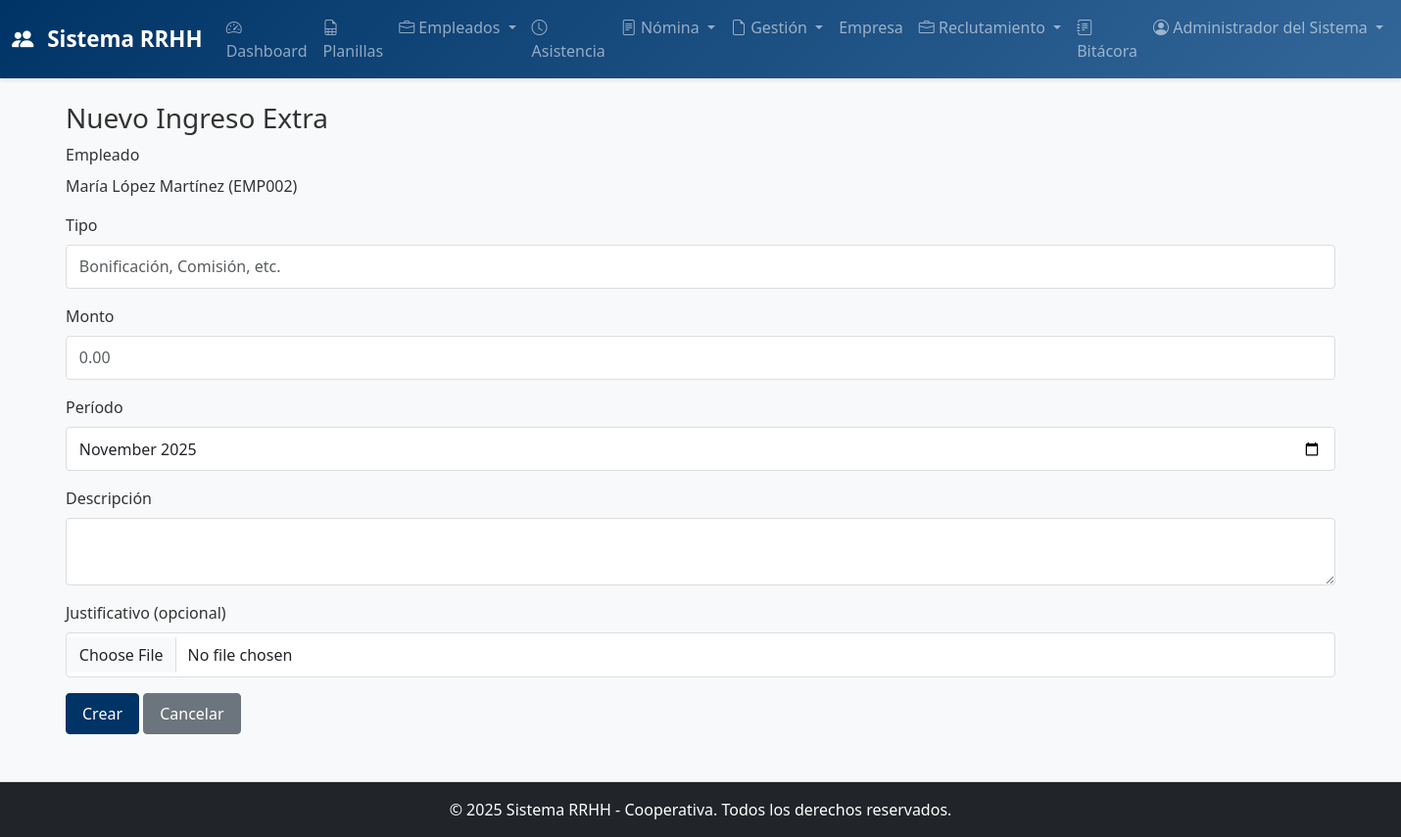
Screenshot of /rrhh/ingresos-extras/create?empleado_id=2 (signed in) with the database file from the repository.
### app/models.py (models this page shows, shortened)
class Usuario(UserMixin, db.Model):
    __tablename__ = 'usuarios'
    id = db.Column(db.Integer, primary_key=True)
    nombre_usuario = db.Column(db.String(80), unique=True, nullable=False)
    email = db.Column(db.String(120), unique=True, nullable=False)
    password_hash = db.Column(db.String(255), nullable=False)
    nombre_completo = db.Column(db.String(120), nullable=False)
    rol = db.Column(db.Enum(RoleEnum), default=RoleEnum.ASISTENTE_RRHH, nullable=False)
    activo = db.Column(db.Boolean, default=True)
    fecha_creacion = db.Column(db.DateTime, default=datetime.utcnow)
    ultimo_login = db.Column(db.DateTime)
    bitacoras = db.relationship('Bitacora', backref='usuario', lazy=True, cascade='all, delete-orphan')

class Empleado(db.Model):
    __tablename__ = 'empleados'
    id = db.Column(db.Integer, primary_key=True)
    codigo = db.Column(db.String(20), unique=True, nullable=False, index=True)
    nombre = db.Column(db.String(80), nullable=False)
    apellido = db.Column(db.String(80), nullable=False)
    ci = db.Column(db.String(20), unique=True, nullable=False)
    email = db.Column(db.String(120), unique=True)
    telefono = db.Column(db.String(20))
    cargo_id = db.Column(db.Integer, db.ForeignKey('cargos.id'), nullable=False)
    salario_base = db.Column(db.Numeric(12, 2), nullable=False)
    fecha_ingreso = db.Column(db.Date, nullable=False)
    fecha_retiro = db.Column(db.Date)
    estado = db.Column(db.Enum(EstadoEmpleadoEnum), default=EstadoEmpleadoEnum.ACTIVO)
    fecha_nacimiento = db.Column(db.Date)
    sexo = db.Column(db.String(1))  # M/F
    direccion = db.Column(db.String(255))
    fecha_creacion = db.Column(db.DateTime, default=datetime.utcnow)
    fecha_actualizacion = db.Column(db.DateTime, default=datetime.utcnow, onupdate=datetime.utcnow)
    asistencias = db.relationship('Asistencia', backref='empleado', lazy=True, cascade='all, delete-orphan')
    asistencia_eventos = db.relationship('AsistenciaEvento', backref='empleado', lazy=True, cascade='all, delete-orphan')
    permisos = db.relationship('Permiso', backref='empleado', lazy=True, cascade='all, delete-orphan')
    sanciones = db.relationship('Sancion', backref='empleado', lazy=True, cascade='all, delete-orphan')
    contratos = db.relationship('Contrato', backref='empleado', lazy=True, cascade='all, delete-orphan')
    ingresos_extras = db.relationship('IngresoExtra', backref='empleado', lazy=True, cascade='all, delete-orphan')
    descuentos = db.relationship('Descuento', backref='empleado', lazy=True, cascade='all, delete-orphan')
    liquidaciones = db.relationship('Liquidacion', backref='empleado', lazy=True, cascade='all, delete-orphan')
    vacaciones = db.relationship('Vacacion', backref='empleado', lazy=True, cascade='all, delete-orphan')
    anticipos = db.relationship('Anticipo', backref='empleado', lazy=True, cascade='all, delete-orphan')
    @property
    def nombre_completo(self):
        return f'{self.nombre} {self.apellido}'

### app/routes/rrhh.py (the view, shortened to what this page needs)
@rrhh_bp.route('/ingresos-extras/create', methods=['GET', 'POST'])
@login_required
@role_required(RoleEnum.RRHH)
def crear_ingreso_extra():
    os.makedirs(INGRESOS_UPLOAD_FOLDER, exist_ok=True)
    empleado = None
    empleado_id = request.args.get('empleado_id')
    if empleado_id:
        empleado = Empleado.query.get(empleado_id)
    periodo_default = date.today().strftime('%Y-%m')
    empleados = []
    if not empleado:
        empleados = Empleado.query.order_by(Empleado.apellido).all()
    return render_template('rrhh/ingreso_extra_form.html', empleado=empleado, periodo_default=periodo_default, empleados=empleados)

### app/routes/rrhh.py (called while the page is built)
def role_required(*roles):
    def decorator(f):
        @wraps(f)
        def decorated_function(*args, **kwargs):
            if current_user.rol not in roles:
                flash('No tienes permiso para acceder a este módulo', 'danger')
                return redirect(url_for('main.dashboard'))
            return f(*args, **kwargs)
        return decorated_function
    return decorator

### app/templates/rrhh/ingreso_extra_form.html (shortened to what this page needs)
{% extends "base.html" %}
{% block content %}
<div class="container mt-4">
    <h3>Nuevo Ingreso Extra</h3>
    <form method="post" enctype="multipart/form-data">
        <div class="mb-3">
            <label class="form-label">Empleado</label>
            {% if empleado %}
                <p>{{ empleado.nombre_completo }} ({{ empleado.codigo }})</p>
            {% else %}
                <select name="empleado_id" class="form-control">
                    {% for e in empleados %}
                        <option value="{{ e.id }}">{{ e.nombre_completo }} - {{ e.codigo }}</option>
                    {% endfor %}
                </select>
            {% endif %}
        </div>
        <div class="mb-3">
            <label class="form-label">Tipo</label>
            <input class="form-control" name="tipo" placeholder="Bonificación, Comisión, etc.">
        </div>
        <div class="mb-3">
            <label class="form-label">Monto</label>
            <input class="form-control" name="monto" placeholder="0.00">
        </div>
        <div class="mb-3">
            <label class="form-label">Período</label>
            <input type="month" name="periodo" class="form-control" value="{{ periodo_default }}">
        </div>
        <div class="mb-3">
            <label class="form-label">Descripción</label>
            <textarea class="form-control" name="descripcion"></textarea>
        </div>
        <div class="mb-3">
            <label class="form-label">Justificativo (opcional)</label>
            <input type="file" name="justificativo" class="form-control">
        </div>
        <button class="btn btn-primary" type="submit">Crear</button>
        <a class="btn btn-secondary" href="{{ url_for('rrhh.ver_ingresos_extras') }}">Cancelar</a>
    </form>
</div>
{% endblock %}

### app/templates/base.html (shortened to what this page needs)
<!DOCTYPE html>
<html lang="es">
<head>
    <link href="https://cdn.jsdelivr.net/npm/bootstrap@5.3.0/dist/css/bootstrap.min.css" rel="stylesheet">
    <link rel="stylesheet" href="https://cdn.jsdelivr.net/npm/bootstrap-icons@1.10.0/font/bootstrap-icons.css">
    <link href="https://cdn.datatables.net/1.13.6/css/dataTables.bootstrap5.min.css" rel="stylesheet">
    <link href="https://cdn.jsdelivr.net/npm/sweetalert2@11.7.12/dist/sweetalert2.min.css" rel="stylesheet">
    <link rel="stylesheet" href="{{ url_for('static', filename='css/style.css') }}">
</head>
<body>
    {% if current_user.is_authenticated %}
    <nav class="navbar navbar-expand-lg navbar-dark bg-dark">
        <div class="container-fluid">
            <a class="navbar-brand" href="{{ url_for('main.dashboard') }}">
                <i class="bi bi-people-fill"></i> Sistema RRHH
            </a>
            <div class="collapse navbar-collapse" id="navbarNav">
                <ul class="navbar-nav ms-auto">
                    <li class="nav-item">
                        <a class="nav-link" href="{{ url_for('main.dashboard') }}">
                            <i class="bi bi-speedometer2"></i> Dashboard
                        </a>
                    </li>
                    <li class="nav-item">
                        <a class="nav-link" href="{{ url_for('rrhh.planillas_mtess') }}">
                            <i class="bi bi-file-earmark-spreadsheet"></i> Planillas
                        </a>
                    </li>
                    {% if current_user.rol.name == 'RRHH' %}
                    <li class="nav-item dropdown">
                        <a class="nav-link dropdown-toggle" href="#" role="button" data-bs-toggle="dropdown">
                            <i class="bi bi-briefcase"></i> Empleados
                        </a>
                    </li>
                    <li class="nav-item">
                        <a class="nav-link" href="{{ url_for('rrhh.ver_asistencia') }}">
                            <i class="bi bi-clock"></i> Asistencia
                        </a>
                    </li>
                    <li class="nav-item dropdown">
                        <a class="nav-link dropdown-toggle" href="#" role="button" data-bs-toggle="dropdown">
                            <i class="bi bi-file-text"></i> Nómina
                        </a>
                    </li>
                    <li class="nav-item dropdown">
                        <a class="nav-link dropdown-toggle" href="#" role="button" data-bs-toggle="dropdown">
                            <i class="bi bi-file-earmark"></i> Gestión
                        </a>
                    </li>
                    <li class="nav-item">
                        <a class="nav-link" href="{{ url_for('rrhh.ver_empresa') }}">
                            Empresa
                        </a>
                    </li>
                    <li class="nav-item dropdown">
                        <a class="nav-link dropdown-toggle" href="#" role="button" data-bs-toggle="dropdown">
                            <i class="bi bi-briefcase"></i> Reclutamiento
                        </a>
                    </li>
                    <li class="nav-item">
                        <a class="nav-link" href="{{ url_for('rrhh.ver_bitacora') }}">
                            <i class="bi bi-journal-text"></i> Bitácora
                        </a>
                    </li>
                    {% else %}
                    <li class="nav-item">
                        <a class="nav-link" href="{{ url_for('rrhh.ver_asistencia') }}">
                            <i class="bi bi-clock"></i> Asistencia
                        </a>
                    </li>
                    {% endif %}
                    <li class="nav-item dropdown">
                        <a class="nav-link dropdown-toggle" href="#" role="button" data-bs-toggle="dropdown">
                            <i class="bi bi-person-circle"></i> {{ current_user.nombre_completo }}
                        </a>
                    </li>
                </ul>
            </div>
        </div>
    </nav>
    {% endif %}
    <main class="{% if current_user.is_authenticated %}container-fluid mt-4{% endif %}">
        {% block content %}{% endblock %}
    </main>
    <footer class="bg-dark text-white text-center py-3 mt-5">
        <p class="mb-0">&copy; 2025 Sistema RRHH - Cooperativa. Todos los derechos reservados.</p>
    </footer>
</body>
</html>

### app/static/css/style.css (style rules this page uses)
:root { --primary-color: #003366; --secondary-color: #336699; --success-color: #28a745; --danger-color: #dc3545; --warning-color: #ffc107; --info-color: #17a2b8; }
body { font-family: 'Segoe UI', Tahoma, Geneva, Verdana, sans-serif; background-color: #f8f9fa; color: #333; }
.navbar { background: linear-gradient(135deg, var(--primary-color) 0%, var(--secondary-color) 100%); box-shadow: 0 2px 4px rgba(0, 0, 0, 0.1); }
.navbar-brand { font-weight: 600; font-size: 1.4rem; }
.navbar-brand i { margin-right: 8px; }
.btn { padding: 0.5rem 1rem; border-radius: 4px; font-weight: 500; transition: all 0.3s ease; }
.btn-primary { background-color: var(--primary-color); border-color: var(--primary-color); }
.form-control, .form-select { border: 1px solid #ddd; border-radius: 4px; padding: 0.6rem 0.8rem; transition: border-color 0.3s, box-shadow 0.3s; }
footer { margin-top: 5rem; border-top: 1px solid #ddd; }

### rows the page displays
Usuario: nombre_completo "Administrador del Sistema"
Empleado: nombre_completo "María López Martínez", codigo "EMP002"
